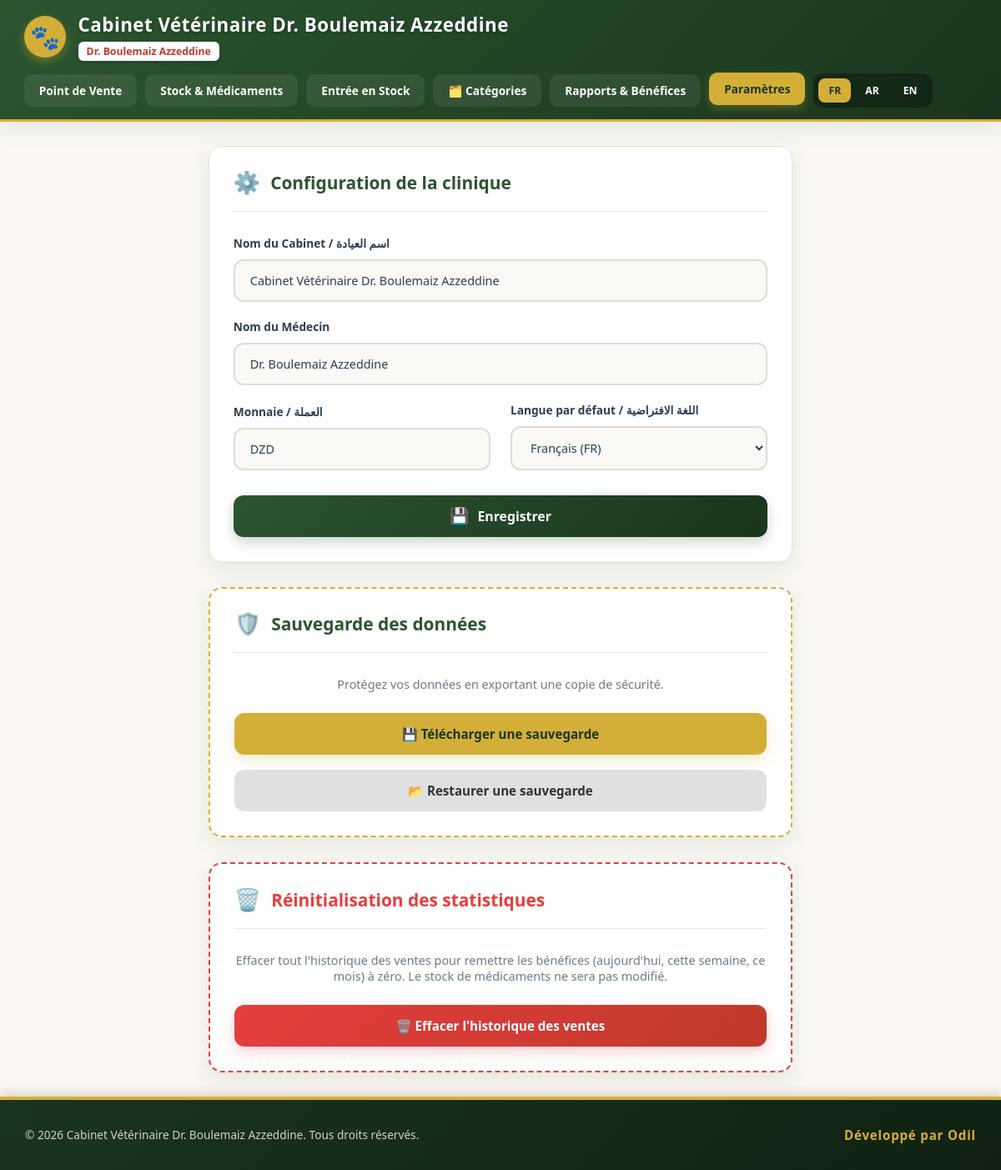
The page /settings on the database its author committed.
### app.py (models this page shows)
class Setting(db.Model):
    id = db.Column(db.Integer, primary_key=True)
    clinic_name = db.Column(
        db.String(200), default="Cabinet Vétérinaire Dr. Boulemaiz Azzeddine"
    )
    doctor_name = db.Column(db.String(150), default="Dr. Boulemaiz Azzeddine")
    currency = db.Column(db.String(20), default="DZD")
    default_lang = db.Column(db.String(10), default="fr")

### app.py (the view, shortened to what this page needs)
@app.route("/settings", methods=["GET", "POST"])
def settings():
    lang = session.get("lang", "fr")
    setting = Setting.query.first()
    return render_template("settings.html", setting=setting)

### app.py (called while the page is built)
def now_local():
    return datetime.now(ALGERIA_TZ).replace(tzinfo=None)

### templates/settings.html (shortened to what this page needs)
{% extends "base.html" %}
{% block content %}
<section class="card" style="max-width:700px;margin:0 auto;">
    <div class="card-header">
        <h2 class="card-title"><span>⚙️</span> {{ t.settings_title }}</h2>
    </div>
    <form method="POST" action="{{ url_for('settings') }}">
        <div class="form-group" style="margin-bottom:20px;">
            <label for="clinic_name">Nom du Cabinet / اسم العيادة</label>
            <input type="text" name="clinic_name" id="clinic_name" class="form-control" value="{{ setting.clinic_name if setting else 'Cabinet Vétérinaire Dr. Boulemaiz Azzeddine' }}" required>
        </div>
        <div class="form-group" style="margin-bottom:20px;">
            <label for="doctor_name">{{ t.doctor_name }}</label>
            <input type="text" name="doctor_name" id="doctor_name" class="form-control" value="{{ setting.doctor_name if setting else 'Dr. Boulemaiz Azzeddine' }}" required>
        </div>
        <div class="form-grid" style="margin-bottom:30px;grid-template-columns:1fr 1fr;">
            <div class="form-group">
                <label for="currency">Monnaie / العملة</label>
                <input type="text" name="currency" id="currency" class="form-control" value="{{ setting.currency if setting else 'DZD' }}" required>
            </div>
            <div class="form-group">
                <label for="default_lang">Langue par défaut / اللغة الافتراضية</label>
                <select name="default_lang" id="default_lang" class="form-control">
                    <option value="fr" {% if setting and setting.default_lang == 'fr' %}selected{% endif %}>Français (FR)</option>
                </select>
            </div>
        </div>
        <button type="submit" class="btn btn-primary" style="width:100%;height:50px;font-size:1.1rem;"><span>💾</span> {{ t.save }}</button>
    </form>
</section>
<section class="card" style="max-width:700px;margin:30px auto 0 auto;border: 2px dashed var(--secondary-color);">
    <div class="card-header">
        <h2 class="card-title"><span>🛡️</span> {{ t.backup_title }}</h2>
    </div>
    <p style="color:var(--text-muted);margin-bottom:25px;text-align:center;">{{ t.backup_subtitle }}</p>
    <div style="display:flex;flex-direction:column;gap:18px;">
        <a href="{{ url_for('backup') }}" class="btn btn-secondary" style="width:100%;height:50px;font-size:1.05rem;">
            {{ t.btn_backup }}
        </a>
        <form method="POST" action="{{ url_for('restore') }}" enctype="multipart/form-data" onsubmit="return confirm('{{ t.confirm_restore }}')">
            <label for="backup_file" class="btn btn-neutral" style="width:100%;height:50px;font-size:1.05rem;cursor:pointer;">
                {{ t.btn_restore }}
            </label>
        </form>
    </div>
</section>
<section class="card" style="max-width:700px;margin:30px auto 0 auto;border: 2px dashed var(--danger-color);">
    <div class="card-header">
        <h2 class="card-title" style="color:var(--danger-color);"><span>🗑️</span> {{ t.clear_sales_title }}</h2>
    </div>
    <p style="color:var(--text-muted);margin-bottom:25px;text-align:center;">{{ t.clear_sales_sub }}</p>
    <form method="POST" action="{{ url_for('clear_sales') }}" onsubmit="return confirm('{{ t.confirm_clear_sales }}')">
        <button type="submit" class="btn btn-danger" style="width:100%;height:50px;font-size:1.05rem;font-weight:bold;">
            {{ t.btn_clear_sales }}
        </button>
    </form>
</section>
{% endblock %}

### templates/base.html (shortened to what this page needs)
<!DOCTYPE html>
<html lang="{{ lang }}" dir="{{ 'rtl' if is_rtl else 'ltr' }}">
<head>
    <link rel="stylesheet" href="{{ url_for('static', filename='css/style.css') }}">
</head>
<body dir="{{ 'rtl' if is_rtl else 'ltr' }}">
    <header class="main-header">
        <div class="header-container">
            <div class="clinic-branding">
                <div class="logo-icon">🐾</div>
                <div class="clinic-title-group">
                    <div class="clinic-title">{{ clinic_name }}</div>
                    <div class="doctor-name">{{ doctor_name }}</div>
                </div>
            </div>
            <nav class="nav-links">
                <a href="{{ url_for('index') }}" class="nav-link {% if request.endpoint == 'index' %}active{% endif %}">{{ t.home }}</a>
                <a href="{{ url_for('stock') }}" class="nav-link {% if request.endpoint == 'stock' %}active{% endif %}">{{ t.stock }}</a>
                <a href="{{ url_for('stock_entry') }}" class="nav-link {% if request.endpoint == 'stock_entry' %}active{% endif %}">{{ t.stock_entry }}</a>
                <a href="{{ url_for('categories') }}" class="nav-link {% if request.endpoint == 'categories' %}active{% endif %}">🗂️ Catégories</a>
                <a href="{{ url_for('reports') }}" class="nav-link {% if request.endpoint == 'reports' %}active{% endif %}">{{ t.reports }}</a>
                <a href="{{ url_for('settings') }}" class="nav-link {% if request.endpoint == 'settings' %}active{% endif %}">{{ t.settings }}</a>
                <div class="lang-switcher">
                    <a href="{{ url_for('set_lang', lang='fr') }}" class="lang-btn {% if lang == 'fr' %}active{% endif %}">FR</a>
                    <a href="{{ url_for('set_lang', lang='ar') }}" class="lang-btn {% if lang == 'ar' %}active{% endif %}">AR</a>
                    <a href="{{ url_for('set_lang', lang='en') }}" class="lang-btn {% if lang == 'en' %}active{% endif %}">EN</a>
                </div>
            </nav>
        </div>
    </header>
    <main class="main-content">
        {% block content %}{% endblock %}
    </main>
    <footer class="main-footer">
        <div class="footer-content">
            <div>&copy; 2026 {{ clinic_name }}. Tous droits réservés.</div>
            <div class="footer-dev">{{ t.developed_by }}</div>
        </div>
    </footer>
</body>
</html>

### rows shown on the page
Setting: clinic_name "Cabinet Vétérinaire Dr. Boulemaiz Azzeddine", doctor_name "Dr. Boulemaiz Azzeddine", currency "DZD", default_lang "Français (FR)"

### other values the page prints
{{ t.home }} "Point de Vente"
{{ t.stock }} "Stock & Médicaments"
{{ t.stock_entry }} "Entrée en Stock"
{{ t.reports }} "Rapports & Bénéfices"
{{ t.settings }} "Paramètres"
{{ t.settings_title }} "Configuration de la clinique"
{{ t.doctor_name }} "Nom du Médecin"
{{ t.save }} "Enregistrer"
{{ t.backup_title }} "Sauvegarde des données"
{{ t.backup_subtitle }} "Protégez vos données en exportant une copie de sécurité."
{{ t.btn_backup }} "💾 Télécharger une sauvegarde"
{{ t.btn_restore }} "📂 Restaurer une sauvegarde"
{{ t.clear_sales_title }} "Réinitialisation des statistiques"
{{ t.clear_sales_sub }} "Effacer tout l'historique des ventes pour remettre les bénéfices (aujourd'hui, cette semaine, ce mois) à zéro. Le stock de médicaments ne sera pas modifié."
{{ t.btn_clear_sales }} "🗑️ Effacer l'historique des ventes"
